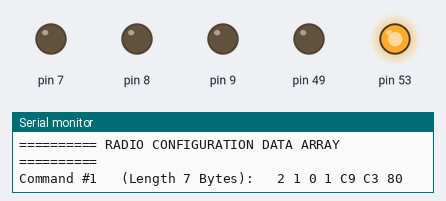
Simulated run of this sketch. Board: Arduino Mega 2560, built with avr-gcc and run on an emulated ATmega2560. Parts: output pins drawn as LEDs (lit = HIGH), the last lines printed to the serial monitor.

Above: at 0.1 s.
At 1.5 s:
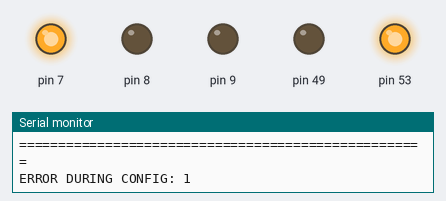
Timing chart, 0 to 3.0 s (numbered marks = the images above):
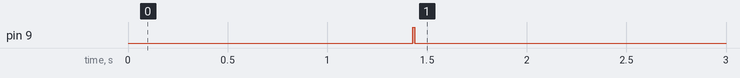

The sketch:

4-RF_Lab.ino
```cpp
/*
 * Interorbital Systems' satellite kit demo program
 * Demo-Lab
 * Version 1.0, July 2020
 * Author: Sylvain BURDOT (SGLB)
 *
 * This is a demo program to get you started with you satellite. It is neither complete nor optimized to access the full functions of the kit.
 *
 *
 */

//===============================================================================================
/* This program will set the radio in a constant carrier wave mode to check the emitting
 * frequency and power in a lab.
 *
 * In this example, communication is only one way. The satellite is acting either as a receiver
 * or a transmitter but ot both.
 *
 * radio_config_Si4464.h is the configuration file for the transceiver.
 * In this file are located all the parameters of the different register of the transceiver that
 * are loaded on boot up. You will have to create your one for your own application.
 *
 * WARNING: when setting the output power of the transceiver up, do not go over 0x10.
 * Otherwise the power received at the input of the power amplifier will exceed the maximum value
 * from the datasheet.
 */
//===============================================================================================


#include "radio.h"


/*
 * This fonction is here for debugging purpose.
 * Its only job is to display on the serial port how the tranceiver was configured.
 */
void printRadioConfig(){
  Serial.println("\n========== RADIO CONFIGURATION DATA ARRAY ==========");
  int byteNumber = 0;
  int cmdNumber =1;

  while(cfg[byteNumber] != 0x00){ // while the length of the command is different of zero (while there is any command left)


    Serial.print("Command #" + String(cmdNumber,DEC) + " ");
    int cmdLength = cfg[byteNumber]; //the first byte is the length of the command
    Serial.print("\t(Length " + String(cmdLength,DEC) + " Bytes): \t");

    uint8_t cmd[cmdLength]; //creates a table to save the current command
    byteNumber++;

    memcpy(cmd, &cfg[byteNumber], cmdLength);

    for (int i=0; i<cmdLength; i++){
      Serial.print(cmd[i],HEX);
      Serial.print(" ");
    }
    byteNumber += cmdLength;
    cmdNumber ++;
    Serial.println();

  }
  Serial.println("====================================================");
}


/*
 * This fonction is here for debugging purpose.
 * Its only job is to display on the info of the transceiver
 */
void printRadioInfo(){
      //Reading radio part info
   if (radioReady()==true){
      uint8_t cmd[]={0x01};
      uint8_t info[8];
      radioCommand(cmd, sizeof(cmd), info, sizeof(info));
      Serial.println("\n========= RADIO INFO =========");
      Serial.println("Model\t\tSi" +String(info[1],HEX) + String(info[2],HEX));

      Serial.println("Revision\t" + String(info[0],HEX));
      Serial.println("PBuild\t\t" + String(info[3],HEX));
      Serial.println("ROM ID\t\t" + String(info[7],HEX));

      Serial.println("ID \t\t" + String(info[4],HEX) + String(info[5],HEX));
      Serial.println("Customer ID\t" + String(info[6],HEX));
      Serial.println("==============================");
    }
  else Serial.println("Radio not ready");
  float radioVoltage=0;
  float radioTemp=0;
  radioBatTemp(&radioVoltage, &radioTemp);
  Serial.println( "Radio Voltage: \t\t" +String(radioVoltage) + "V");
  Serial.println("Radio Temperature: \t" + String(radioTemp) + "°C");
}


//===============================================================================================

void setup() {

  pinMode(49,OUTPUT);
  Serial.begin(9600);
  SPI.begin();
  Serial.println("\nHELLO WORLD!  Initializing...\n");

  // displays the configuration of the radio
  printRadioConfig();

  //Let's initialize the transceiver
  int cfgResult = radioInit();

  //Now let's make sure the radio was initialized properly
  if (cfgResult == 0){
    uint8_t cmd[]= {REQUEST_DEVICE_STATE};
    uint8_t ans[2];
    if (radioCommand(cmd, sizeof(cmd), ans, sizeof(ans))){
      if ((ans[0] == 3) || (ans[0] ==4)){
         Serial.println("Radio init \t\t\tDONE!");
         Serial.println("Radio current channel: \t\t" + String(ans[1]));
         printRadioInfo(); //displays the part info
      }
    }

  }
  else{
    Serial.println("ERROR DURING CONFIG: " + String(cfgResult, DEC));
  }

 Serial.println();


  uint8_t intStatus[]= {GET_INT_STATUS, 0xFB, 0x7F, 0x7F}; //This is the command for reading the interruption status without clearing them
  uint8_t intStatusClear[]= {GET_INT_STATUS, 0x00, 0x00, 0x00}; //This command is the same as the previous one but will clear the interruption status
  uint8_t interr[8];

  //We will now read and print on the serial port the interruptions status
  //This is use to make sure one more time that the transceiver was initialized correctly
  Serial.print("Checking interrupt status: \t");
  if (radioCommand(intStatus, sizeof(intStatus), interr, sizeof(interr))){
    for (int i = 0; i< sizeof(interr); i++){
      Serial.print(interr[i],HEX);
      Serial.print("\t");
    }
    Serial.println();
  }

  //Now let's check the chip status
  //It is not strictly necessary but gets a bit more  info on the chip status that are not given by the interruption status
  uint8_t cmd2[] = {GET_CHIP_STATUS};
  uint8_t ans[4];
  Serial.print("Checking chip status: \t\t");
  if (radioCommand(cmd2, sizeof(cmd2), ans, sizeof(ans))){
    for (int i = 0; i< sizeof(ans); i++){
      Serial.print(ans[i],HEX);
      Serial.print("\t");
    }
    Serial.println();
  }

  Serial.println();


  Serial.println("End of setup");


  //The transceiver will be emmiting on channel 3
  uint8_t channel = 0x03;
  //Now the transceiver will start emitting permanently
  uint8_t txCmd[] = {START_TX, channel, B10000000, 0x00, 0x08};
  radioCommand(txCmd,sizeof(txCmd));
  //uint8_t chgState[]= {0x34, 0x07};
  //radioCommand(chgState,sizeof(chgState));

}


void loop() {

  // The operations done in the loop in this program have no other purpose but to verify that controller is not stuck

  //we are just going to check on the voltage and temperature of the radio every 2 seconds
  float radioVoltage=0;
  float radioTemp=0;

  radioBatTemp(&radioVoltage, &radioTemp);
  Serial.println( "Radio Voltage: \t\t" +String(radioVoltage) + "V");
  Serial.println("Radio Temperature: \t" + String(radioTemp) + "°C\n");

  delay(2000);
}
```

radio.cpp
```cpp
#include "radio.h"


/*
 * This function configures the transceiver
 */
int radioConfig(){

  int byteNumber = 0;
  int cmdNumber =1;

  while(cfg[byteNumber] != 0x00){ // while the length of the command is different of zero (while there is any command left)

    uint8_t cmdLength = cfg[byteNumber]; //the first byte is the length of the command
    uint8_t cmd[cmdLength]; //creates a table to save the current command
    byteNumber++;

    memcpy(cmd, &cfg[byteNumber], cmdLength); //copies the command into the array previously created

    if (radioCommand(cmd, cmdLength)){//sends command to the radio and checks if the result is true
      if (cmdNumber ==1){
        uint8_t cmd[]= {GET_INT_STATUS, 0x00, 0x00, 0x00}; //Cmd: Clear all interrupt flag
        radioCommand(cmd, sizeof(cmd));
      }
      byteNumber += cmdLength; //moves to the next command
      cmdNumber++;
    }
    else return cmdNumber; // Returns which configuration command was not exacuted properly
  }
  uint8_t answer[1];
  uint8_t command[]= {SET_PROPERTY, 0x00, 0x01, 0x02, 0x08}; // Sets the low battery threshold to 1.9V
  if (radioCommand(command, sizeof(command), answer, sizeof(answer))){
    return 0; // Radio was configured properly
  }

}


/*
 * This function execute the initialzing sequence of the tranceiver

 */
int radioInit(){
  //sets SS_Radio, SDN, Bypass and EN_PA as output
  RADIO_CTRL_PORT_DIR |= (SS_radio | SDN | Bypass | EN_PA);

  // sets nIRQ as input
  RADIO_INT_PORT_DIR &= ~nIRQ;

  //sets SS_Radio, SDN and bypass HIGH
  RADIO_CTRL_PORT |=(SS_radio | SDN);

  //sets EN_PA HIGH
  RADIO_CTRL_PORT |= EN_PA;

  //sets Bypass LOW
  RADIO_CTRL_PORT &= ~Bypass;

  //forces the transceiver to reset
  radioShutdown();
  radioPowerUp();

  //Configures the transceiver
  int cfgResult = radioConfig();


  if (cfgResult ==0){ // if the configuration was successful
    uint8_t cmd[]= {GET_INT_STATUS, 0xFB, 0x7F, 0x7F}; //Cmd: Clear all interrupt flag
    if (radioCommand(cmd, sizeof(cmd))){
      return 0; // At this time the radio should be fully configured and READY
    }
  }
  else return cfgResult;

}


/*
 * This function will check if the transceiver is ready to accept a new command
 */
bool radioReady(){
  bool stat = false; //If stat = true then the transceiver is ready to receive a new command.
  int count =0;

  //We will give it a thousand try before given up, to let it time to finish what is is doing
  while ((false!=true) && (count < 1000)){
      RADIO_CTRL_PORT &= ~SS_radio;
      SPI.transfer(READ_CMD_BUFF);
      if (SPI.transfer(0) == CTS){
        stat = true;
      }
      count++;
      RADIO_CTRL_PORT |= SS_radio;
    }
  return stat;
}


/*
 * This function forces the transceiver to shutdown
 */

void radioShutdown(){
  RADIO_CTRL_PORT |= SDN; //turns SDN pin HIGH
  delay(10);

}

/*
 * This function forces the shutdown pin back to LOW, turning on the transceiver
 */
uint8_t radioPowerUp(){
  //Power On Reset
  RADIO_CTRL_PORT &= ~SDN; //sets SDN pin LOW
  delay(20); //the si4464 needs a maximum of 6ms before being able to do anything after powering up
}


/*
 * This function will send a command to the transceiver and recover potential answers
 *
 * const char* write_buf: address of the array containing the command bytes
 * char write_len: Number of bytes in the command
 * char* read_buf: (Optional) address of the array that will store the answer
 * char* read_len: (Optional) length of the answer
 */
bool radioCommand(const char* write_buf, char write_len, char* read_buf, char read_len)
{
    bool done = false; //if command is executed then done= true
    int count=0;


    //Let send the command bytes to the transceiver over SPI
    RADIO_CTRL_PORT &= ~SS_radio; // sets the chip select pin LOW
    if (write_buf && write_len){
      while (write_len--){
        SPI.transfer(*write_buf++);
      }
    }
    RADIO_CTRL_PORT |= SS_radio; //sets the chip select pin HIGH


    //Now let's make sure the command was executed and read the answer if there is any
    while ((done!=true) && (count < 1500)){ // Up to 1500 retry to check if the radio is ready

      RADIO_CTRL_PORT &= ~SS_radio;
      SPI.transfer(READ_CMD_BUFF);
      //Let's check if the radio is ready
      if (SPI.transfer(0) == CTS){
        //and receive the answer if there is any
        if (read_buf && read_len){
          while (read_len--){
            *read_buf++ = SPI.transfer(0x00);

          }
        }
        done = true;
      }
      count++;
      RADIO_CTRL_PORT |= SS_radio;
    }

    return done; // False if too many attempts at CTS
}


/*
 * This function reads the ADC internal to the transceiver to access the voltage and the temperature of the transceiver
 *
 * float *battery: address of the variable to store the voltage of the transceiver
 * float *degree: address of the variable to store the temperature of the transceiever
 */
void radioBatTemp(float *battery, float *degree){

   if (radioReady()==true){ //Checking that the transceiver is not busy
      uint8_t cmd[]={GET_ADC_READING, 0x18}; // reads only temperature and battery voltage
      uint8_t info[6];
      radioCommand(cmd, sizeof(cmd), info, sizeof(info));

      // The raw values of voltage is store on bytes 2 & 3; temperature on bytes 4 & 5
      uint16_t batByte = (info[2]<<8) | info[3];
      uint16_t tempByte = (info[4]<<8) | info[5];

      //Now let's convert that into actual volts and degrees
      *battery = (3*float(batByte))/float(1280);
      *degree = (float(tempByte)*(899/float(4096)))-293;
   }
}
```

radio.h
```cpp
//#include <avr/io.h>

#include "radio_config_Si4464.h"

#include <SPI.h>
//the list of following commans comes from the Silabs AN633

//Boot command
#define POWER_UP                   0x02
//common commands
#define NOP                        0x00
#define PART_INFO                  0x01
#define FUNC_INFO                  0x10
#define SET_PROPERTY               0x11
#define GET_PROPERTY               0x12
#define GPIO_PIN_CFG               0x13
#define FIFO_INFO                  0x15
#define GET_INT_STATUS             0x20
#define REQUEST_DEVICE_STATE       0x33
#define CHANGE_STATE               0x34
#define READ_CMD_BUFF              0x44
#define FRR_A_READ                 0x50
#define FRR_B_READ                 0x51
#define FRR_C_READ                 0x53
#define FRR_D_READ                 0x57
//Cal commands
#define IRCAL                      0x17
#define IRCAL_MANUAL               0x19
//TX commands
#define START_TX                   0x31
#define TX_HOP                     0x31
#define WRITE_TX_FIFO              0x66
//RX commands
#define PACKET_INFO                0x16
#define GET_MODEM_STATUS           0x22
#define START_RX                   0x32
#define RX_HOP                     0x36
#define READ_RX_FIFO               0x77
//Advanced commands
#define GET_ADC_READING            0x14
#define GET_PH_STATUS              0x21
#define GET_CHIP_STATUS            0x23


#define CTS 0xFF


#define RADIO_CTRL_PORT       PORTH
#define RADIO_CTRL_PORT_DIR   DDRH
//#define RADIO_CTRL_PORT       PORTL
//#define RADIO_CTRL_PORT_DIR   DDRL

#define RADIO_INT_PORT        PORTE
#define RADIO_INT_PORT_DIR    DDRE

#define SS_radio    0b10000000
#define SDN         0b01000000
#define Bypass      0b00100000
#define EN_PA       0b00010000
#define nIRQ        0b01000000

/*#define SS_radio    0b00000010

#define SDN         0b00001000
#define EN_PA       0b00010000
#define Bypass      0b00100000*/


static const uint8_t cfg[] = RADIO_CONFIGURATION_DATA_ARRAY;


int radioInit();
void radioShutdown();
uint8_t radioPowerUp();
bool radioCommand( const char* write_buf, char write_len , char* read_buf=0, char read_len=0);
bool radioReady();
void radioBatTemp(float *battery, float *degree);
```

Source omitted: radio_config_Si4464.h (22749 bytes)
